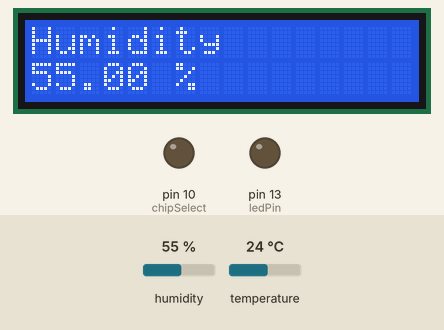
Simulated run of this sketch. Board: Arduino Uno, built with avr-gcc and run on an emulated ATmega328P. On the bench: 16×2 character LCD, output pins drawn as LEDs (lit = HIGH). The inputs (shaded band) are chosen by the test bench; at power-on: humidity 55 %, temperature 24 °C. The local clock reads 2024-03-15 10:24:30 at power-on unless the sketch sets it; storage starts empty.

Above: at 7.3 s.
7.4 s: humidity set to 22 %
At 13.3 s:
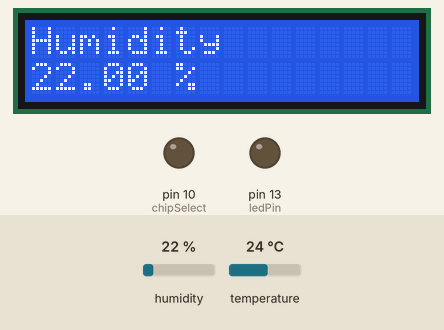
14.6 s: temperature set to 12 °C
At 21.1 s:
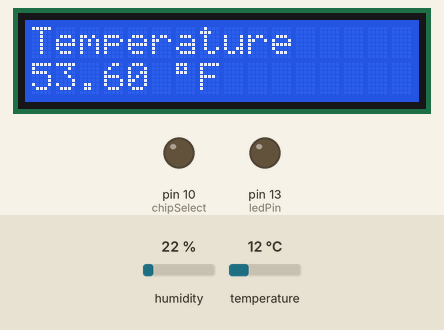
21.8 s: humidity set to 40 %
At 24.9 s:
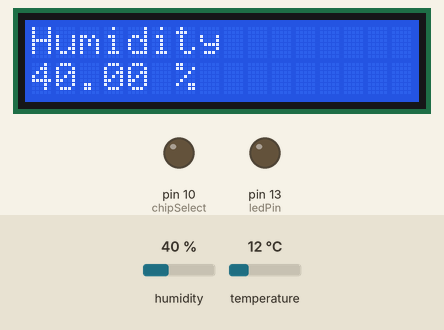
28.1 s: temperature set to 19 °C
At 33.9 s:
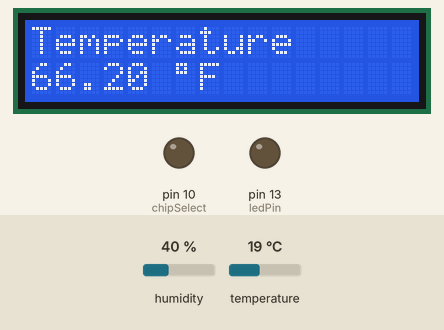
Timing chart, 0 to 35.4 s (numbered marks = the images above; inputs shaded):
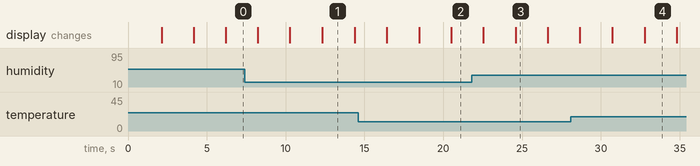

The sketch:

Humidity_Temperature_Sensor_Data_Logger_I2C_LCD_v_1-0-0.ino
```cpp
/*
  Humidity_Temperature_Sensor_Data_Logger_I2C_LCD_v_1-0-0

  Version 1.0.0

  This is a simple program that reads data from the DHT11 humidity / temperature sensor,
  displays the values read to an I2C LCD display, then writes the data to the SD card
  with a date / time stamp for each reading.  The output data to the SD card will look
  like this:

    Format:   DATE,TIME,TEMP,HUMIDITY
    Example:  09/30/2024,09:39:41 AM,68.36,55.00

  Reference:  https://lastminuteengineers.com/arduino-micro-sd-card-module-tutorial/

  Device:     Address:
  -------     --------
  I2C LCD     0x27
  RTC Clock   0x68

  NOTE:       there are two addresses on the RTC Clock:
              0x57 = on board EEPROM (not used in this instance)
              0x68 = RTC Clock

  HARDWARE NOTE:

  The DS3231 AT24C32 RTC Module purchased from Amazon
  is designed to use a rechargeable CR2032 battery to
  keep the RTC module date time memory intact when powered
  off.  You will need to remove the 200 Ohm resistor next
  to the SCL input pin on the board to disable this recharging
  circuit when using a non-rechargeable CR2032 battery.

  RTC
  Pin:      Connected To:

  1         Arduino Pin A5 (SCL)
  2         Arduino Pin A4 (SDA)
  3         5 VDC
  4         GND

  2x16 LCD
  Panel
  Pin:      Connected To:

  1         GND
  2         5 VDC
  3         Arduino Pin A4 (SDA)
  4         Arduino Pin A5 (SCL)

  DHT11
  Pin:      Connected To:

  1         5 VDC
  2         Arduino Pin 7
  3         GND

  SD Card
  Pin:      Connected To:

  CS        Arduino Pin 10
  SCK       Arduino Pin 13
  MOSI      Arduino Pin 11
  MISO      Arduino Pin 12
  VCC       5 VDC
  GND       GND

  Created:   September 30, 2024
  Modified:  September 30, 2024
  by Todd S. Canaday
  tcanaday@memphis.edu

  Arduino Compiler Version:  arduino-1.8.13

  NOTE:   Using SparkFun Source Library
          C:\Users\tcanaday\OneDrive - TK Elevator\Documents\Arduino\libraries\dht11esp8266
          C:\Users\tcanaday\OneDrive - TK Elevator\Documents\Arduino\libraries\SD

  Revision Notes:

  09/30/2024  Initial release of source code.
*/

#include <OneWire.h>
#include <DHT.h>
#include <SD.h>
#include <LiquidCrystal_I2C.h>
#include <RTClib.h>

#define BAUDRATE 9600               //  default baud rate for console...
#define DHT_SENSOR_PIN 7            //  value for pin connected to DHT11 sensor...
#define DHT_SENSOR_TYPE DHT11       //  value for sensor type...
#define DEBUG false                 //  set to true for console output, false for no console output...
#define Serial if(DEBUG)Serial

/********************/
/*  CONSTRUCTORS    */
/********************/
//  initialize DHT11 sensor...
DHT dht_sensor(DHT_SENSOR_PIN, DHT_SENSOR_TYPE);
//  initialize I2C LCD display (address = 0x27)...
LiquidCrystal_I2C lcd(0x27,16,2);
//  create an object of the DS3231 RTC module using address 0x53...
RTC_DS3231 rtc;

/********************/
/*  VARIABLES       */
/********************/
const int ledPin = 13;              //  on board LED...
float temperature = 0.0;            //  variable to store reading from DHT11 sensor...
float humidity = 0.0;               //  variable to store DHT11 humidity reading...
int delayTime = 2000;              //  variable to delay between readings...
const int chipSelect = 10;          //  chip select for micro SD card module...
Sd2Card card;                       //  create instance for SD Card...
SdVolume volume;                    //  create file volume of SD Card...
SdFile root;                        //  create file root directory of SD Card...
int blinkDelay = 100;               //  variable to delay between LED on / off state...

void setup()
{
  lcd.init();                       //  initialize the I2C LCD...
  lcd.noBacklight();                //  disable backlight for the I2C LCD...
  lcd.clear();                      //  clear the I2C LCD...
  lcd.backlight();                  //  enable backlight for the I2C LCD...

  Serial.begin(BAUDRATE);           //  start the serial port in case debug...

  pinMode(ledPin, OUTPUT);          //  Pin 13 has an LED connected...
  digitalWrite(ledPin, LOW);        //  turn the LED off...

  pinMode(chipSelect, OUTPUT);      //  chip select on SD Card shield...

  //  display a startup message to the I2C LCD display...
  DisplayStartupMessageToLCD();
  //  delay for specified time...
  delay(delayTime);

  //  see if the card is present and can be initialized...
  if(!SD.begin(chipSelect))
  {
    //  if debug, send message to serial port...
    Serial.println(F("SD Card Failed to start."));
    //  display message to I2C LCD display...
    DisplaySDCardErrorMessage();

    //  if SD Card fails to start, loop forever
    //  and indicate failure by blinking LED...
    while(true)
    {
      digitalWrite(ledPin, HIGH);   //  turn the LED on...
      delay(blinkDelay);            //  delay...
      digitalWrite(ledPin, LOW);    //  turn the LED off...
      delay(blinkDelay);            //  delay...
    }
  }
  else
  {
    //  if debug, send message to serial port...
    Serial.println(F("SD Card started."));
    //  display message to I2C LCD display...
    DisplaySDCardSuccessfulStart();
    //  delay for specified time...
    delay(delayTime);
  }

  //  initialize the DHT11 sensor...
  dht_sensor.begin();

  //  initialize and begin the RTC...
  if(!rtc.begin())
  {
    //  alert the user that the RTC module was not detected...
    Serial.println(F("Could not detect the RTC module!"));
    //  "blink" the onboard LED and loop forever until reset...
    while(true)
    {
      digitalWrite(ledPin, HIGH);   //  turn the LED on...
      delay(blinkDelay);            //  delay...
      digitalWrite(ledPin, LOW);    //  turn the LED off...
      delay(blinkDelay);            //  delay...
    }
  }
  else
  {
    Serial.println(F("RTC has been initialized."));
  }

  //  dont need the 32K pin so disable it...
  rtc.disable32K();

  //  see if the RTC has lost its memory backup power
  //  (i.e. - battery is dying or not installed)...
  if(rtc.lostPower())
  {
    Serial.println(F("Looks like the RTC module has lost backup power!"));
    //  we need the RTC to be set, so if power was lost then set time...
    UpdateRTC();
  }

  //  display the date / time to the LCD display...
  PrintDateTimeToDisplay();
  //  delay for specified time...
  delay(delayTime);
}

void loop()
{
  //  get the humidity from the DHT11 sensor...
  humidity = dht_sensor.readHumidity();
  //  show the data on the I2C display...
  PrintDataToDisplay("Humidity",humidity,"%",false);
  //  delay between readings from the sensor...
  delay(delayTime);

  //  get the temperature from the DHT11 sensor...
  temperature = dht_sensor.readTemperature(true);
  //  show the data on the I2C display...
  PrintDataToDisplay("Temperature",temperature,"F",true);
  //  delay between readings from the sensor...
  delay(delayTime);
  //  show the date time on the I2C display...
  PrintDateTimeToDisplay();
  //  delay between readings from the sensor...
  delay(delayTime);

  //  write all data collected in the loop iteration to the SD card...
  WriteDataToSDCard(temperature,humidity);
  //  if serial output debug enabled, print values to console...
  PrintReadingsToConsole();
}

/**
 * WriteDataToSDCard
 * Method used to write sensor data to the
 * SD card module.
 */
void WriteDataToSDCard(float h, float t)
{
  //  open the file on the SD card...
  File dataFile = SD.open("datalog.txt", FILE_WRITE);

  //  if file successfully opened, then begin writing data...
  if(dataFile)
  {
    // get time and date from RTC and save in variables
    DateTime rtcTime = rtc.now();

    int ss = rtcTime.second();
    int mm = rtcTime.minute();
    int hh = rtcTime.twelveHour();
    int DD = rtcTime.dayOfTheWeek();
    int dd = rtcTime.day();
    int MM = rtcTime.month();
    int yyyy = rtcTime.year();

    //  if month is single digit, add leading zero...
    if(MM < 10)
    {
      dataFile.print(0);
      dataFile.print(MM);
      dataFile.print("/");
    }
    else
    {
      dataFile.print(MM);
      dataFile.print("/");
    }

    //  if day is single digit, add leading zero...
    if (dd < 10)
    {
      dataFile.print(0);
      dataFile.print(dd);
      dataFile.print("/");
    }
    else
    {
      dataFile.print(dd);
      dataFile.print("/");
    }

    //  print the year...
    dataFile.print(yyyy);
    //  add the comma to the string...
    dataFile.print(",");

    //  if month is single digit, add leading zero...
    if (hh < 10)
    {
      dataFile.print(0);
      dataFile.print(hh);
      dataFile.print(":");
    }
    else
    {
      dataFile.print(hh);
      dataFile.print(":");
    }

    //  if day is single digit, add leading zero...
    if (mm < 10)
    {
      dataFile.print(0);
      dataFile.print(mm);
      dataFile.print(":");
    }
    else
    {
      dataFile.print(mm);
      dataFile.print(":");
    }

    //  if second is single digit, add leading zero...
    if (ss < 10)
    {
      dataFile.print(0);
      dataFile.print(ss);
      dataFile.print(":");
    }
    else
    {
      dataFile.print(ss);
    }

    //  write AM / PM indication...
    if (rtcTime.isPM())
    {
      dataFile.print(" PM");
    }
    else
    {
      dataFile.print(" AM");
    }

    //  add the comma to the string...
    dataFile.print(",");

    //  print the DHT11 humidity, followed by a comma...
    dataFile.print(h);
    dataFile.print(",");
    //  print the DHT11 temperature but do not add an ending comma,
    //  instead add a CR-LF at the end...
    dataFile.print(t);
    dataFile.println();
    //  close the file...
    dataFile.close();
  }
  else
  {
    //  display error message to console if debug...
    Serial.println(F("Failed to write to SD card."));
    //  display error message to I2C LCD...
    DisplaySDCardWriteDataErrorMessage();
  }
}

/**
 * DisplayStartupMessageToLCD
 * Method used to display the startup
 * message to the I2C LCD display.
 */
void DisplayStartupMessageToLCD()
{
  //  clear the I2C LCD dsiplay...
  lcd.clear();
  //  set cursor to character 0 on line 0...
  lcd.setCursor(0,0);
  //  print message to the LCD screen...
  lcd.print("DHT11 Logger");
  //  set cursor to character 0 on line 1...
  lcd.setCursor(0,1);
  //  print message to the LCD screen...
  lcd.print("v. 1.0.0");
}

/**
 * DisplaySDCardErrorMessage
 * Method used to display message
 * to the I2C LCD display if SD Card
 * module fails.
 */
void DisplaySDCardErrorMessage()
{
  //  clear the I2C LCD dsiplay...
  lcd.clear();
  //  set cursor to character 1 on line 0...
  lcd.setCursor(1,0);
  //  print message to the LCD screen...
  lcd.print("SD Card Failed");
  //  set cursor to character 4 on line 1...
  lcd.setCursor(4,1);
  //  print message to the LCD screen...
  lcd.print("to start");
}

/**
 * DisplaySDCardWriteDataErrorMessage
 * Method used to display error message
 * if there is an error writing to the
 * SD Card module.
 */
void DisplaySDCardWriteDataErrorMessage()
{
  //  clear the I2C LCD dsiplay...
  lcd.clear();
  //  set cursor to character 1 on line 0...
  lcd.setCursor(1,0);
  //  print message to the LCD screen...
  lcd.print("Error Writing");
  //  set cursor to character 4 on line 1...
  lcd.setCursor(3,1);
  //  print message to the LCD screen...
  lcd.print("to SD Card");
}

/**
 * DisplaySDCardSuccessfulStart
 * Method used to display successful SD
 * Card module startup.
 */
void DisplaySDCardSuccessfulStart()
{
  //  clear the I2C LCD dsiplay...
  lcd.clear();
  //  set cursor to character 0 on line 0...
  lcd.setCursor(4,0);
  //  print message to the LCD screen...
  lcd.print("SD Card");
  //  set cursor to character 0 on line 1...
  lcd.setCursor(4,1);
  //  print message to the LCD screen...
  lcd.print("Started");
}

/**
 * DisplayReprogramRTCMessage
 * Method used to tell the user to set the
 * RTC clock again.
 */
void DisplayReprogramRTCMessage()
{
  //  clear the I2C LCD dsiplay...
  lcd.clear();
  //  set cursor to character 0 on line 0...
  lcd.setCursor(0,0);
  //  print message to the LCD screen...
  lcd.print("RTC NEEDS TO BE");
  //  set cursor to character 0 on line 1...
  lcd.setCursor(0,1);
  //  print message to the LCD screen...
  lcd.print("REPROGRAMMED!");
}

/**
 * PrintDataToDisplay
 * Method used to print sensor value
 * to the I2C LCD display.
 */
void PrintDataToDisplay(String device, float value, String unitOfMeasure, bool isTemp)
{
  //  clear the I2C LCD dsiplay...
  lcd.clear();
  //  set cursor to character 0 on line 0...
  lcd.setCursor(0,0);
  //  print the device type to the LCD screen...
  lcd.print(device);
  //  set cursor to character 0 on line 1...
  lcd.setCursor(0,1);
  //  print the measured reading to the LCD screen...
  lcd.print(value);
  //  set cursor to character 6 on line 1...
  lcd.setCursor(6,1);

  //  if temperature, then add degree symbol...
  if(isTemp)
    lcd.print((char)223);

  //  print the measured reading to the LCD screen...
  lcd.print(unitOfMeasure);
}

/**
 * PrintReadingsToConsole
 * Method used to print out readings from
 * the sensors to the serial port if
 * in DEBUG mode.
 */
void PrintReadingsToConsole()
{
  //  get the date and time from the RTC...
  DateTime rtcTime = rtc.now();

  int ss = rtcTime.second();
  int mm = rtcTime.minute();
  int hh = rtcTime.twelveHour();
  int dd = rtcTime.day();
  int MM = rtcTime.month();
  int yyyy = rtcTime.year();
  int dow = rtcTime.dayOfTheWeek();

  //  if month is single digit, add leading zero...
  if (MM < 10)
  {
    Serial.print(F("0"));
    Serial.print(MM);
    Serial.print(F("/"));
  }
  else
  {
    Serial.print(MM);
    Serial.print(F("/"));
  }

  //  if day is single digit, add leading zero...
  if (dd < 10)
  {
    Serial.print(F("0"));
    Serial.print(dd);
    Serial.print(F("/"));
  }
  else
  {
    Serial.print(dd);
    Serial.print(F("/"));
  }

  //  print the year...
  Serial.print(yyyy);

  //  add a comma...
  Serial.print(F(","));

  //  if hour is single digit, add leading zero...
  if (hh < 10)
  {
    Serial.print(F("0"));
    Serial.print(hh);
    Serial.print(F(":"));
  }
  else
  {
    Serial.print(hh);
    Serial.print(F(":"));
  }

  //  if minute is single digit, add leading zero...
  if (mm < 10)
  {
    Serial.print(F("0"));
    Serial.print(mm);
    Serial.print(F(":"));
  }
  else
  {
    Serial.print(mm);
    Serial.print(F(":"));
  }

  //  if second is single digit, add leading zero...
  if (ss < 10)
  {
    Serial.print(F("0"));
    Serial.print(ss);
    Serial.print(F(" "));
  }
  else
  {
    Serial.print(ss);
    Serial.print(F(" "));
  }

  //  print AM / PM indication...
  if (rtcTime.isPM())
  {
    Serial.print(F("PM"));
  }
  else
  {
    Serial.print(F("AM"));
  }

  Serial.print(",");

  Serial.print(temperature);
  Serial.print(",");

  Serial.print(humidity);
  Serial.println();
}

/**
 * Method used to set the RTC clock.
 * NOTE:  This method should only be
 * called once.
 */
void UpdateRTC()
{
  //  the following line sets the RTC to the Date and Time this code was compiled...
  rtc.adjust(DateTime(F(__DATE__), F(__TIME__)));
}

/**
 * PrintDateTimeToDisplay
 * Method used to query the RTC module and
 * get the current Date / Time stamp then
 * print this to the I2C LCD display using
 * the format "MM/DD/YYYY HH:MM:SS (AM/PM)".
 */
void PrintDateTimeToDisplay()
{
  // get time and date from RTC and save in variables
  DateTime rtcTime = rtc.now();

  int ss = rtcTime.second();
  int mm = rtcTime.minute();
  int hh = rtcTime.twelveHour();
  int DD = rtcTime.dayOfTheWeek();
  int dd = rtcTime.day();
  int MM = rtcTime.month();
  int yyyy = rtcTime.year();

  //  clear the I2C LCD dsiplay...
  lcd.clear();
  //  set cursor to character 0 on line 0...
  lcd.setCursor(0,0);
  //  print the date to the LCD screen...
  //  if month is single digit, add leading zero...
  if (MM < 10)
  {
    lcd.print("0");
    lcd.print(MM);
    lcd.print("/");
  }
  else
  {
    lcd.print(MM);
    lcd.print("/");
  }

  //  if day is single digit, add leading zero...
  if (dd < 10)
  {
    lcd.print("0");
    lcd.print(dd);
    lcd.print("/");
  }
  else
  {
    lcd.print(dd);
    lcd.print("/");
  }

  //  print the year...
  lcd.print(yyyy);

  //  set cursor to character 0 on line 1...
  lcd.setCursor(0,1);
  //  print the time to the LCD screen...
  //  if month is single digit, add leading zero...
  if (hh < 10)
  {
    lcd.print("0");
    lcd.print(hh);
    lcd.print(":");
  }
  else
  {
    lcd.print(hh);
    lcd.print(":");
  }

  //  if day is single digit, add leading zero...
  if (mm < 10)
  {
    lcd.print("0");
    lcd.print(mm);
    lcd.print(":");
  }
  else
  {
    lcd.print(mm);
    lcd.print(":");
  }

  //  if second is single digit, add leading zero...
  if (ss < 10)
  {
    lcd.print("0");
    lcd.print(ss);
    lcd.print(":");
  }
  else
  {
    lcd.print(ss);
  }

  //  write AM / PM indication...
  if (rtcTime.isPM())
  {
    lcd.print(" PM");
  }
  else
  {
    lcd.print(" AM");
  }
}
```

Measured:
- what the display in image 1 shows lasts 2.1 s, from 12.3 s to 14.4 s
